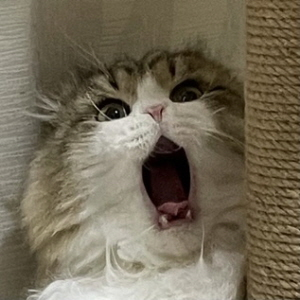
#> input picture OpenCV21/cat.jpg, 300 x 300 px
$ jupyter execute C146.ipynb   (older library calls are emulated)
#> lines starting #> are read from the running program, lines starting #| are printed output that depends on the picture
## Image Gradients

[cell 1]
import cv2
import numpy as np
from matplotlib import pyplot as plt
img = cv2.imread('cat.jpg',0)
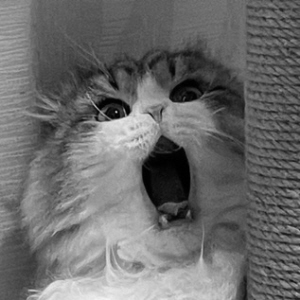
#> img: shape (300, 300); min 0, max 245, mean 107.3
laplacian = cv2.Laplacian(img,cv2.CV_64F)
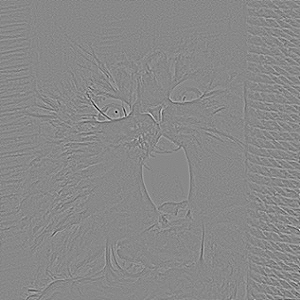
#> laplacian: shape (300, 300) float64; min -279, max 241, mean 0; drawn with min black and max white
sobelx = cv2.Sobel(img,cv2.CV_64F,1,0,ksize=5)
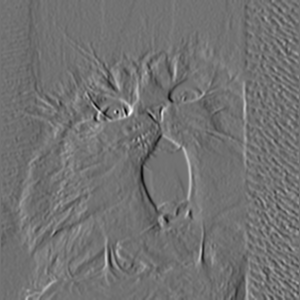
#> sobelx: shape (300, 300) float64; min -5407, max 6581, mean -19.6; drawn with min black and max white
sobely = cv2.Sobel(img,cv2.CV_64F,0,1,ksize=5)
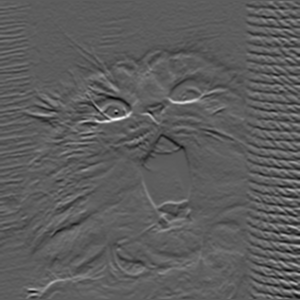
#> sobely: shape (300, 300) float64; min -4997, max 8699, mean 27.9; drawn with min black and max white
plt.subplot(2,2,1),plt.imshow(img,cmap = 'gray')
plt.title('Original'), plt.xticks([]), plt.yticks([])
plt.subplot(2,2,2),plt.imshow(laplacian,cmap = 'gray')
plt.title('Laplacian'), plt.xticks([]), plt.yticks([])
plt.subplot(2,2,3),plt.imshow(sobelx,cmap = 'gray')
plt.title('Sobel X'), plt.xticks([]), plt.yticks([])
plt.subplot(2,2,4),plt.imshow(sobely,cmap = 'gray')
plt.title('Sobel Y'), plt.xticks([]), plt.yticks([])
plt.show()

[cell 2]
img = cv2.imread('cat.jpg',0)
# Output dtype = cv2.CV_8U
sobelx8u = cv2.Sobel(img,cv2.CV_8U,1,0,ksize=5)
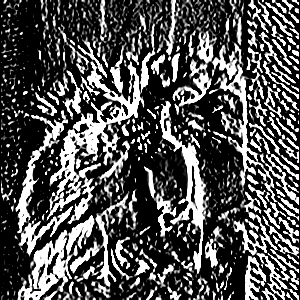
#> sobelx8u: shape (300, 300); min 0, max 255, mean 82.4
# Output dtype = cv2.CV_64F. Then take its absolute and convert to cv2.CV_8U
sobelx64f = cv2.Sobel(img,cv2.CV_64F,1,0,ksize=5)
abs_sobel64f = np.absolute(sobelx64f)
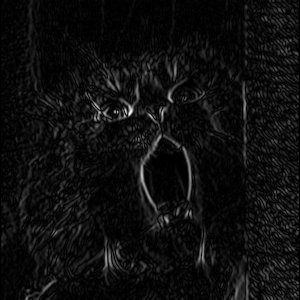
#> abs_sobel64f: shape (300, 300) float64; min 0, max 6581, mean 392.9; drawn with min black and max white
sobel_8u = np.uint8(abs_sobel64f)
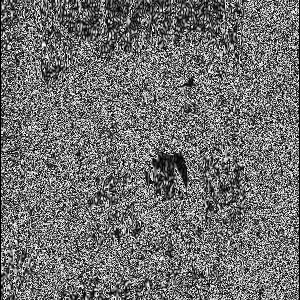
#> sobel_8u: shape (300, 300); min 0, max 255, mean 111.8
plt.subplot(1,3,1),plt.imshow(img,cmap = 'gray')
plt.title('Original'), plt.xticks([]), plt.yticks([])
plt.subplot(1,3,2),plt.imshow(sobelx8u,cmap = 'gray')
plt.title('Sobel CV_8U'), plt.xticks([]), plt.yticks([])
plt.subplot(1,3,3),plt.imshow(sobel_8u,cmap = 'gray')
plt.title('Sobel abs(CV_64F)'), plt.xticks([]), plt.yticks([])
plt.show()
